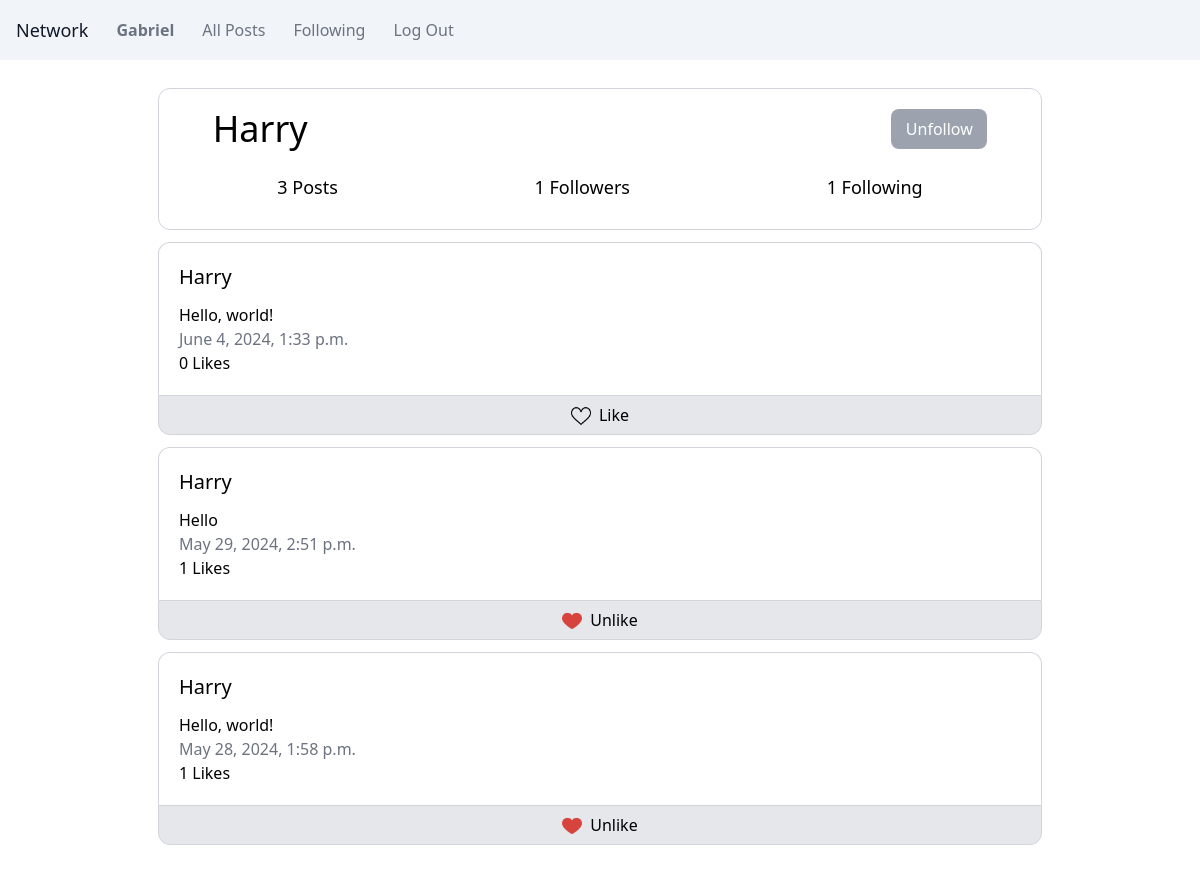
Before: /profile/Harry (signed in) with the older database file.
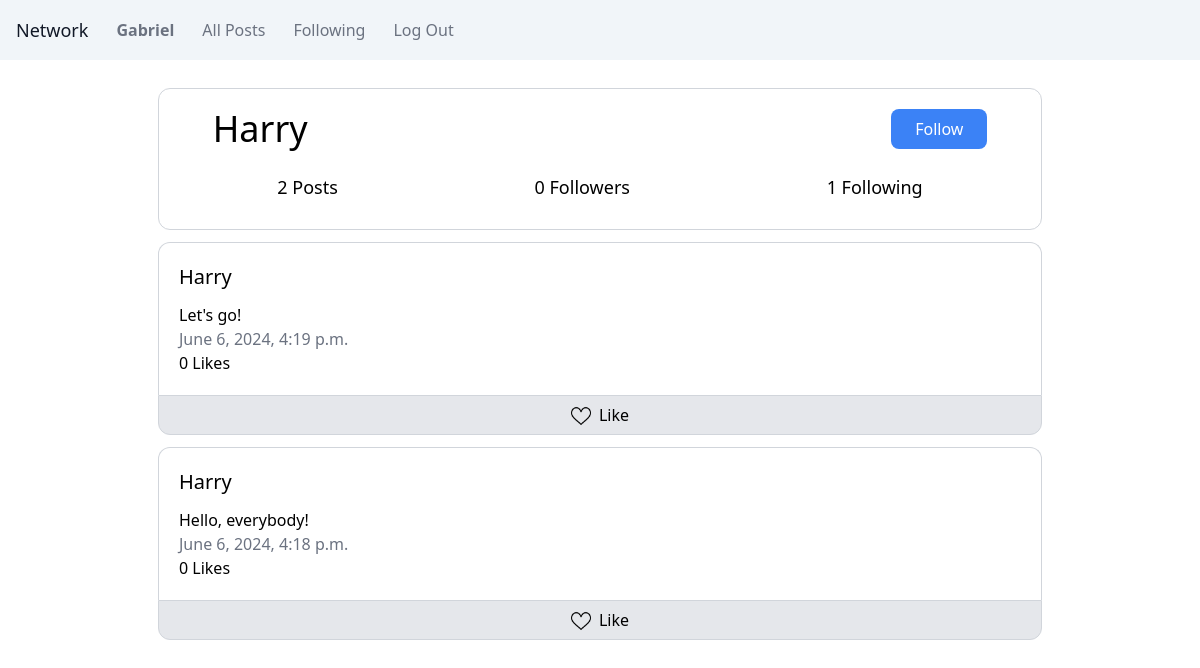
After: the same page with the newer database file.
### network/models.py (models this page shows, shortened)
class User(AbstractUser):
    pass

class Post(models.Model):
    user = models.ForeignKey(User, on_delete=models.CASCADE, related_name="posts")
    content = models.TextField(max_length=300)
    timestamp = models.DateTimeField(auto_now_add=True)

### network/views.py (the view, shortened to what this page needs)
# urls.py: path("profile/<str:username>", views.profile, name="profile"),
def profile(request, username):
    if request.user.is_authenticated:
        user = request.user
    followed_user = get_object_or_404(User, username=username)
    profile = User.objects.get(username=username)
    posts = profile.posts.all().order_by('-timestamp')
    if request.user.is_authenticated:
        for post in posts:
            post.liked = Like.objects.filter(user=request.user, post=post)
    paginator = Paginator(posts, 10) # Show 10 posts per page
    page_number = request.GET.get('page')
    page_obj = paginator.get_page(page_number)
    if request.user.is_authenticated:
        is_following = Follow.objects.filter(user=user, followed_user=followed_user).exists()
    else:
        is_following = False
    return render(request, "network/profile.html", {
        "profile": profile,
        "page_obj": page_obj,
        "is_following": is_following
    })

### network/templates/network/profile.html (shortened to what this page needs)
{% extends "network/layout.html" %}
{% load static %}
{% block body %}
    <div class="container p-2 w-9/12 m-auto mt-2">
        <div class="d-flex flex-column border border-gray-300 rounded-xl p-5 mt-3">
            <div class="flex justify-between w-[92%] m-auto">
                <h1 class="text-4xl text-center">{{ profile.username }}</h1>
                {% if request.user.username != profile.username and request.user.is_authenticated %}
                    <form action="{% url "profile" profile.username %}" method="post">
                        <input type="submit"
                        {% if is_following %}
                            class="bg-gray-400 hover:bg-gray-500 transition cursor-pointer text-white rounded-lg w-24 h-10"
                            value="Unfollow"
                        {% else %}
                            class="bg-blue-500 hover:bg-blue-600 transition cursor-pointer text-white rounded-lg w-24 h-10"
                            value="Follow"
                        {% endif %}>
                    </form>
                {% endif %}
            </div>
            <div class="flex justify-around text-lg mt-6 mb-2">
                <h2>{{ profile.posts.all.count }} Posts</h2>
                <h2>{{ profile.followers.all.count }} Followers</h2>
                <h2>{{ profile.follows.all.count }} Following</h2>
            </div>
        </div>
        <div>
            {% for post in page_obj %}
            <div>
                <div data-id={{ post.id }} class="post d-flex flex-column border border-gray-300 p-5 mt-3
                {% if request.user.is_authenticated %}
                    rounded-t-xl border-b-0
                {% else %}
                    rounded-xl
                {% endif %}
                    ">
                    <a href="{% url "profile" post.user %}"><h4 class="text-xl font-medium mb-3">{{ post.user }}</h4></a>
                    <div class="content">{{ post.content }}</div>
                    <div class="text-gray-500">{{ post.timestamp }}</div>
                    <div id="like-{{ post.id }}">{{ post.post_likes.count }} Likes</div>
                </div>
                {% if request.user.is_authenticated %}
                    <div class="bg-gray-200 flex justify-around h-10 items-center rounded-b-xl border border-gray-300">
                        <div data-url="{% url 'update_like' %}" data-id={{ post.id }} class="like-button flex gap-2 w-full rounded-b-xl justify-center h-full items-center cursor-pointer hover:bg-gray-300 transition">
                            {% if post.liked %}
                                <img class="w-5 h-5 mt-[2px]" src="{% static 'network/images/coracao.png' %}" data-image="{% static 'network/images/coracao.png' %}" data-image-src="{% static 'network/images/gostar.png' %}" alt="like">
                                Unlike</div>
                            {% else %}
                                <img class="w-5 h-5 mt-[2px]" src="{% static 'network/images/gostar.png' %}" data-image="{% static 'network/images/coracao.png' %}" data-image-src="{% static 'network/images/gostar.png' %}" alt="like">
                                Like</div>
                            {% endif %}
                    </div>
                {% endif %}
            </div>
            {% endfor %}
        </div>
    </div>
{% endblock %}

Changed rows visible on the page:
removed Post: user "Harry", content "Hello, world!", timestamp "June 4, 2024, 1:33 p.m.", post_likes.count "0"
removed Post: user "Harry", content "Hello", timestamp "May 29, 2024, 2:51 p.m.", post_likes.count "1"
removed Post: user "Harry", content "Hello, world!", timestamp "May 28, 2024, 1:58 p.m.", post_likes.count "1"
changed User "Harry": posts.all.count "3" → "2"; followers.all.count "1" → "0"
added Post: user "Harry", content "Let's go!", timestamp "June 6, 2024, 4:19 p.m.", post_likes.count "0"
added Post: user "Harry", content "Hello, everybody!", timestamp "June 6, 2024, 4:18 p.m.", post_likes.count "0"
Other visible differences:
form field if: "Unfollow" → "Follow"
